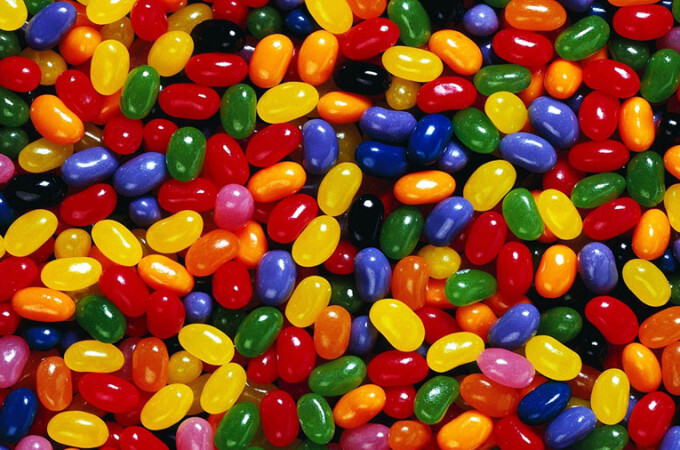
#> input picture Images/Jelly Beans.jpg, 680 x 450 px
$ python bean_counter.py
#> lines starting #> are read from the running program, lines starting #| are printed output that depends on the picture
### colour_helper.py
# Colour helper
# Author: Donald
# 13 December 2023

# Need help with colour?
# This shall help you!

BLACK_PIXEL = (0, 0, 0)
DARK_GRAY_PIXEL = (127, 127, 127)
LIGHT_GRAY_PIXEL = (128, 128, 128)
WHITE_PIXEL = (255, 255, 255)

RED_PIXEL = (160, 0, 0)
GREEN_PIXEL = (0, 160, 0)
BLUE_PIXEL = (0, 0, 160)
YELLOW_PIXEL = ()


def pixel_to_string(pixel:tuple) -> str:
    """Take a rgb 3-tuple and "interpret it"
    as a colour and return that colour's name

    Params:
        pixel - 3-tuple of (red, green, blue)

    Return:
        String representing the colour
    """
    r, g, b = pixel

    if r > 240 and g > 240 and b > 240:
        return "white"

    if (g > 120 and r < 150 and b < 150) or ((r + b) < g):
        return "green"

    if r > 125 and g < 30 and b < 30:
        return "red"

    if (r < 100 and g < 100 and b > 120) or (b > g and b > r and b + g + r > 120):
        return "blue"

    if (r > 200 and g < 80 and b < 80) or (r > g + b + 40 and r + g + b > 180):
        return "ball red"

# [32 lines left out: functions is_light, pixel_to_grayscale, not called in this run]

### bean_counter.py
# Jelly Bean Colour Counter
# Author: Donald
# 9 January 2024

# Version 01
# Count all red pixels
# Report on the red percentage
# Version 02
# Counts the green pixels and reports %
# Version 03
# Recognise more colours


from PIL import Image

import colour_helper

jelly_bean_img = Image.open("./Images/Jelly Beans.jpg")
#> jelly_bean_img is the input picture: PIL image 680x450 RGB; mean R, G, B 133.4, 70.9, 32

red_pixels = []
green_pixels = []
blue_pixels = []
white_pixels = []
total_pixels = 0

img_width = jelly_bean_img.width
#> img_width = 680
img_height = jelly_bean_img.height
#> img_height = 450
total_pixels = img_width * img_height
#> total_pixels = 306000

# visit every pixel in the image
for y in range(img_height):
    for x in range(img_width):
        current_pixel = jelly_bean_img.getpixel((x, y))

        # if that pixel is red, store the location(?)
        if colour_helper.pixel_to_string(current_pixel) == "white":
            white_pixels.append((x, y))
        elif colour_helper.pixel_to_string(current_pixel) == "red":
            red_pixels.append((x, y))
        elif colour_helper.pixel_to_string(current_pixel) == "green":
            green_pixels.append((x, y))
        elif colour_helper.pixel_to_string(current_pixel) == "blue":
            blue_pixels.append((x, y))
        else:
            jelly_bean_img.putpixel((x, y), (0, 0, 0))
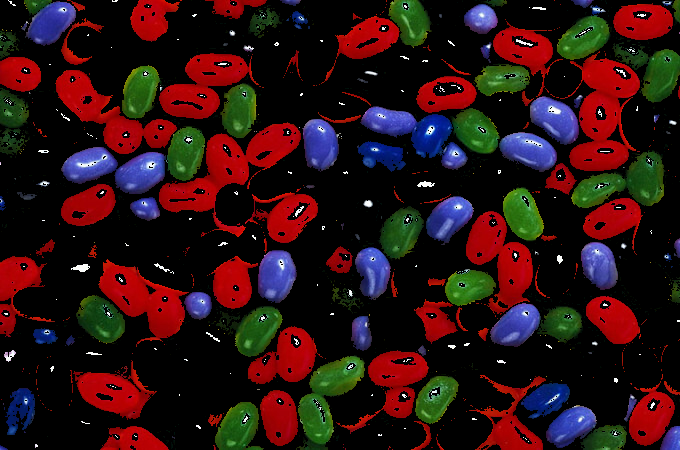
#> jelly_bean_img: PIL image 680x450 RGB; mean R, G, B 45.5, 18.4, 19.1

jelly_bean_img.save("./Images/coloured_beans_test.jpg")

red_pixel_map = Image.new("RGB", (img_width, img_height))
#> red_pixel_map: PIL image 680x450 RGB; every value is 0
for location in red_pixels:
    red_pixel_map.putpixel(location, colour_helper.RED_PIXEL)
#> this loop made 60766 passes
#> location on passes 1 to 3: (67, 0), (68, 0), (69, 0)
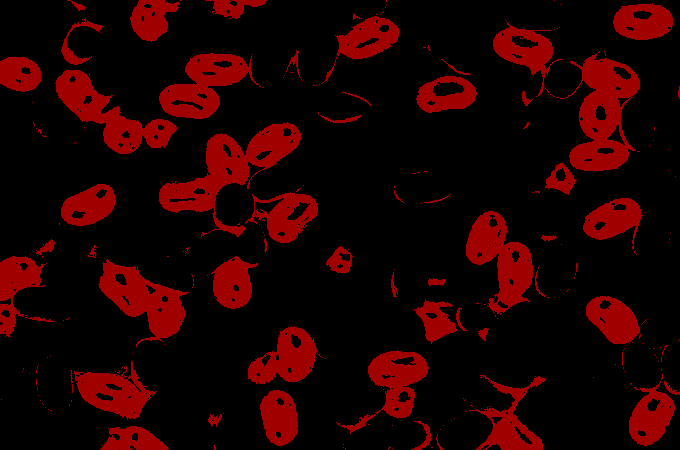
#> red_pixel_map: PIL image 680x450 RGB; mean R, G, B 31.8, 0, 0

red_pixel_map.save("./Images/red_pixelmap.jpg")
red_pixel_map.close()

green_pixel_map = Image.new("RGB", (img_width, img_height))
for location in green_pixels:
    green_pixel_map.putpixel(location, colour_helper.GREEN_PIXEL)
#> this loop made 34971 passes
#> location on passes 1 to 3: (24, 0), (25, 0), (26, 0)
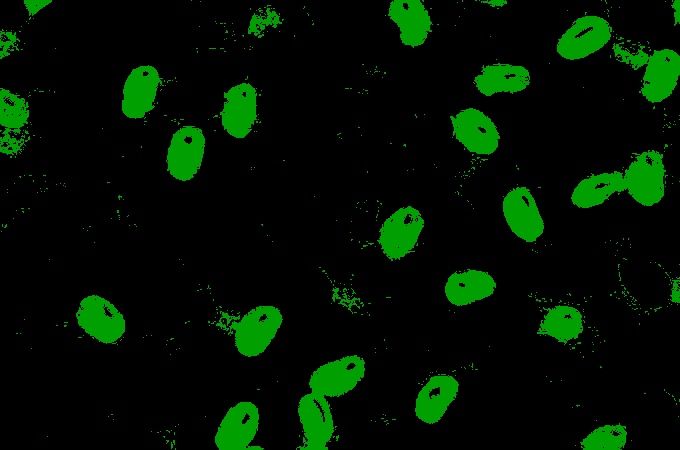
#> green_pixel_map: PIL image 680x450 RGB; mean R, G, B 0, 18.3, 0

green_pixel_map.save("./Images/green_pixelmap.jpg")
green_pixel_map.close()

blue_pixel_map = Image.new("RGB", (img_width, img_height))
for location in blue_pixels:
    blue_pixel_map.putpixel(location, colour_helper.BLUE_PIXEL)
#> this loop made 28607 passes
#> location on passes 1 to 3: (280, 0), (281, 0), (282, 0)
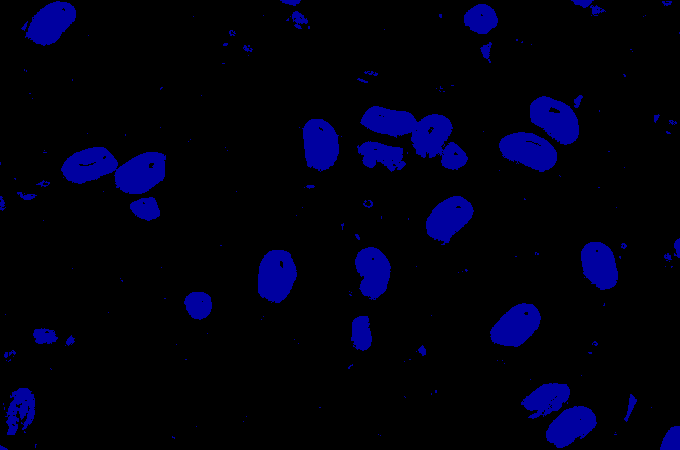
#> blue_pixel_map: PIL image 680x450 RGB; mean R, G, B 0, 0, 15

blue_pixel_map.save("./Images/blue_pixelmap.jpg")
blue_pixel_map.close()

# Count every pixel in the list
# get the percent
red_percent = round(len(red_pixels) / total_pixels * 100, 2)
green_percent = round(len(green_pixels) / total_pixels * 100, 2)
blue_percent = round(len(blue_pixels)/ total_pixels * 100, 2)

print(f"There is {red_percent}% of red beans.")
#| There is 19.86% of red beans.
print(f"There is {green_percent}% of green beans.")
#| There is 11.43% of green beans.
print(f"There is {blue_percent}% of blue beans.")
#| There is 9.35% of blue beans.

jelly_bean_img.close()

$ run again, with Images/best_pizza.jpg copied over Images/Jelly Beans.jpg
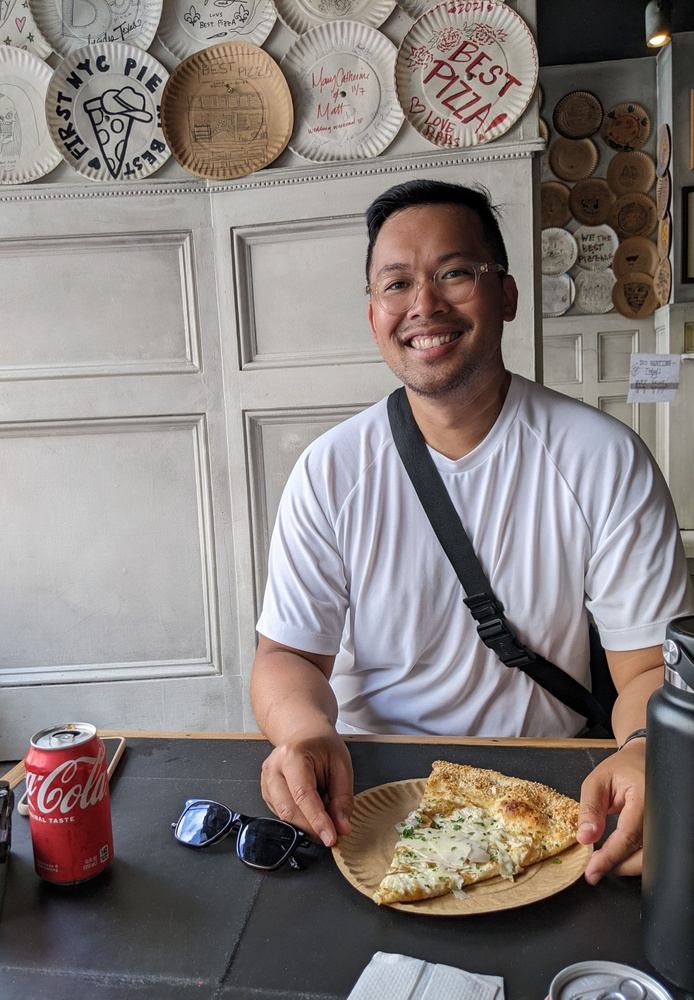
#> input picture Images/best_pizza.jpg, 694 x 1000 px, shrunk from 2786 x 4017 before the run
#> jelly_bean_img is the input picture: PIL image 694x1000 RGB; mean R, G, B 134.1, 126.4, 124.1
#> the loop `for location in red_pixels:` made 175 passes
#> location on passes 1 to 3: (70, 754), (58, 779), (59, 779)
#> the loop `for location in green_pixels:` made 43129 passes
#> location on passes 1 to 3: (3, 0), (16, 0), (25, 0)
#> after the loop `for location in green_pixels:`:
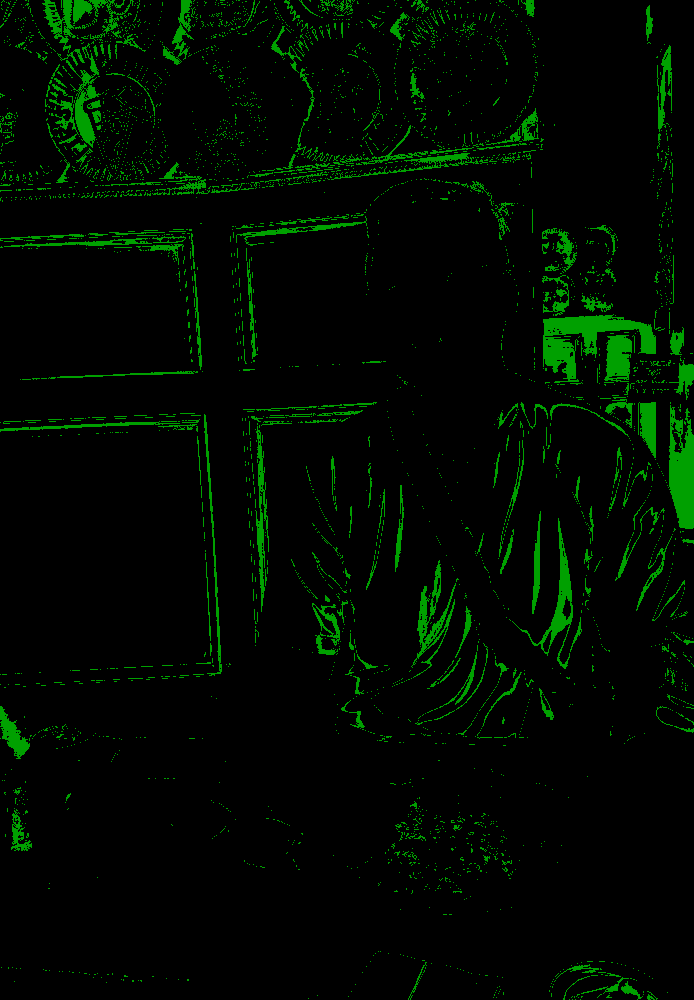
#> green_pixel_map: PIL image 694x1000 RGB; mean R, G, B 0, 9.9, 0
#> the loop `for location in blue_pixels:` made 198881 passes
#> location on passes 1 to 3: (72, 0), (128, 0), (129, 0)
#> after the loop `for location in blue_pixels:`:
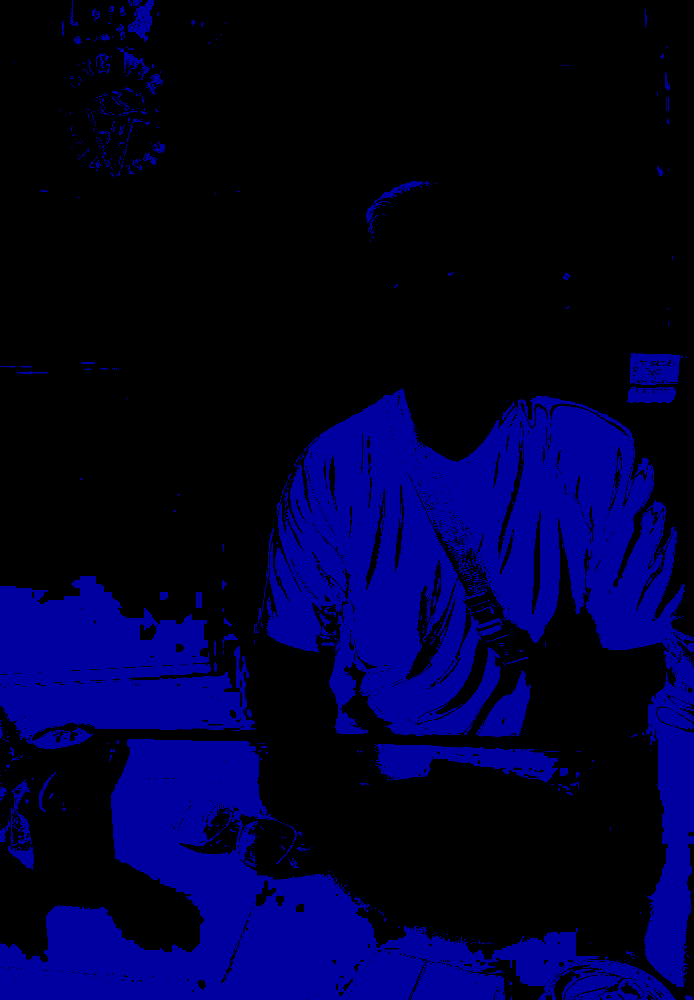
#> blue_pixel_map: PIL image 694x1000 RGB; mean R, G, B 0, 0, 45.9
#| There is 0.03% of red beans.
#| There is 6.21% of green beans.
#| There is 28.66% of blue beans.
